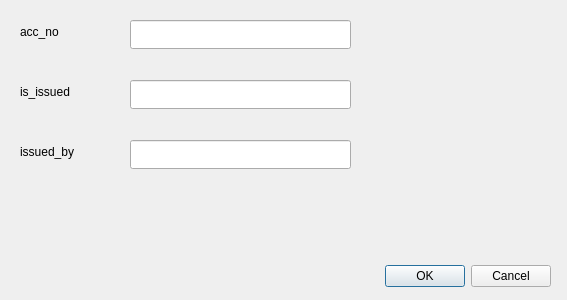
<?xml version="1.0" encoding="UTF-8"?>
<ui version="4.0">
 <class>AddInstance</class>
 <widget class="QDialog" name="AddInstance">
  <property name="geometry">
   <rect>
    <x>0</x>
    <y>0</y>
    <width>567</width>
    <height>300</height>
   </rect>
  </property>
  <property name="windowTitle">
   <string>Dialog</string>
  </property>
  <widget class="QDialogButtonBox" name="buttonBox">
   <property name="geometry">
    <rect>
     <x>210</x>
     <y>260</y>
     <width>341</width>
     <height>32</height>
    </rect>
   </property>
   <property name="orientation">
    <enum>Qt::Horizontal</enum>
   </property>
   <property name="standardButtons">
    <set>QDialogButtonBox::Cancel|QDialogButtonBox::Ok</set>
   </property>
  </widget>
  <widget class="QLabel" name="label">
   <property name="geometry">
    <rect>
     <x>20</x>
     <y>20</y>
     <width>80</width>
     <height>23</height>
    </rect>
   </property>
   <property name="text">
    <string>acc_no</string>
   </property>
  </widget>
  <widget class="QLabel" name="label_2">
   <property name="geometry">
    <rect>
     <x>20</x>
     <y>80</y>
     <width>80</width>
     <height>23</height>
    </rect>
   </property>
   <property name="text">
    <string>is_issued</string>
   </property>
  </widget>
  <widget class="QLabel" name="label_3">
   <property name="geometry">
    <rect>
     <x>20</x>
     <y>140</y>
     <width>91</width>
     <height>23</height>
    </rect>
   </property>
   <property name="text">
    <string>issued_by</string>
   </property>
  </widget>
  <widget class="QLineEdit" name="lineEdit">
   <property name="geometry">
    <rect>
     <x>130</x>
     <y>20</y>
     <width>221</width>
     <height>29</height>
    </rect>
   </property>
  </widget>
  <widget class="QLineEdit" name="lineEdit_2">
   <property name="geometry">
    <rect>
     <x>130</x>
     <y>80</y>
     <width>221</width>
     <height>29</height>
    </rect>
   </property>
  </widget>
  <widget class="QLineEdit" name="lineEdit_3">
   <property name="geometry">
    <rect>
     <x>130</x>
     <y>140</y>
     <width>221</width>
     <height>29</height>
    </rect>
   </property>
  </widget>
 </widget>
 <resources/>
 <connections>
  <connection>
   <sender>buttonBox</sender>
   <signal>accepted()</signal>
   <receiver>AddInstance</receiver>
   <slot>accept()</slot>
   <hints>
    <hint type="sourcelabel">
     <x>248</x>
     <y>254</y>
    </hint>
    <hint type="destinationlabel">
     <x>157</x>
     <y>274</y>
    </hint>
   </hints>
  </connection>
  <connection>
   <sender>buttonBox</sender>
   <signal>rejected()</signal>
   <receiver>AddInstance</receiver>
   <slot>reject()</slot>
   <hints>
    <hint type="sourcelabel">
     <x>316</x>
     <y>260</y>
    </hint>
    <hint type="destinationlabel">
     <x>286</x>
     <y>274</y>
    </hint>
   </hints>
  </connection>
 </connections>
</ui>
